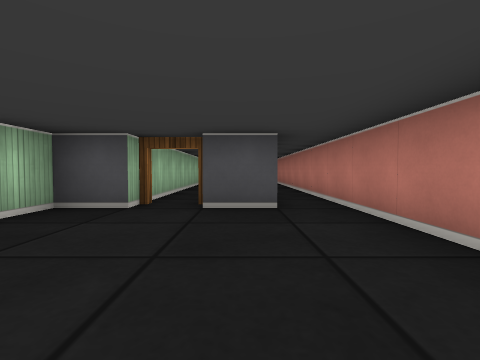
view 1 (above)

16 first-person views from a walk through a cub3D maze. The camera is about half as high as the walls, tilts 2° down and sees 85° across. The floor is counted in squares. Each view is taken from the middle of a square. On the plan, view 1 faces up. The plan holds only what a view shows up to about 9 squares ahead; the rest is blank.

view 2
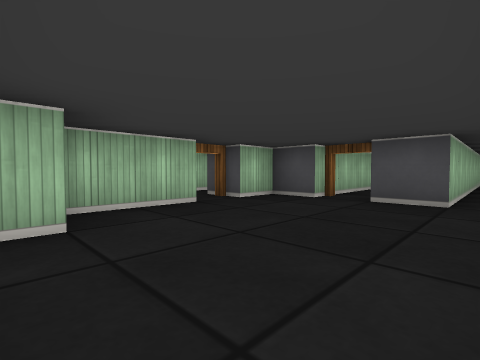

view 3
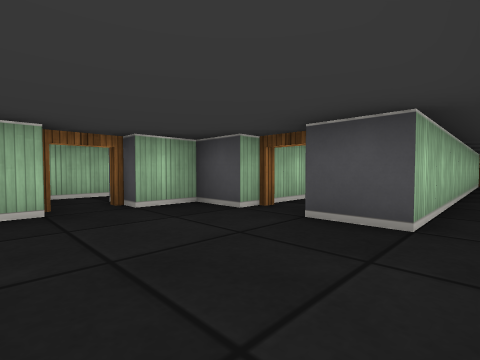

view 4
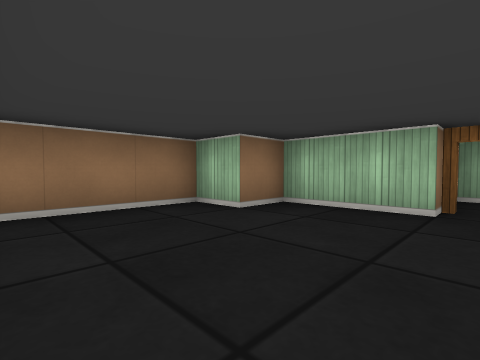

view 5
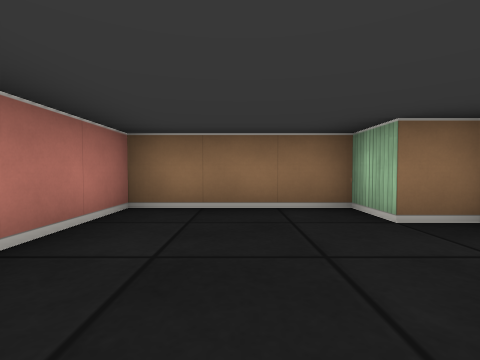

view 6
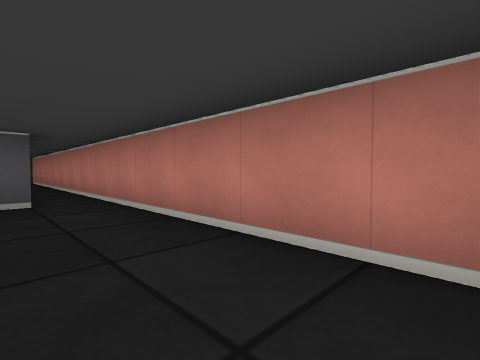

view 7
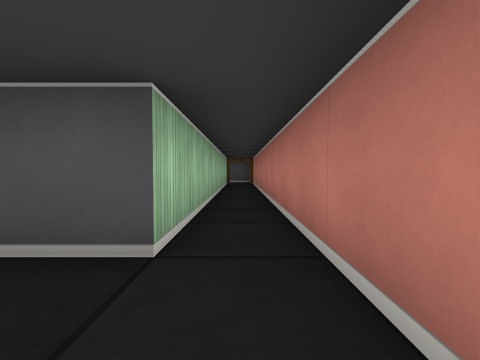

view 8
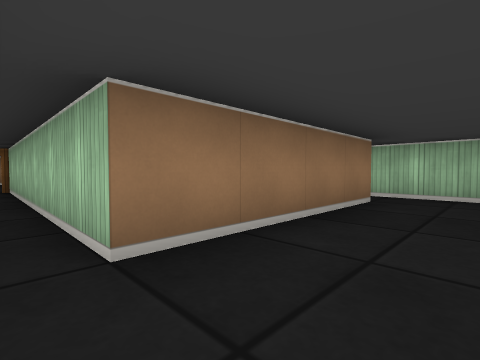

view 9
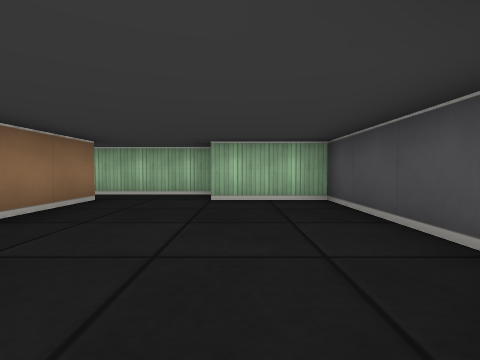

view 10
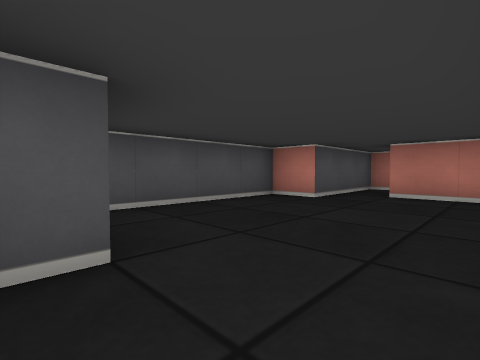

view 11
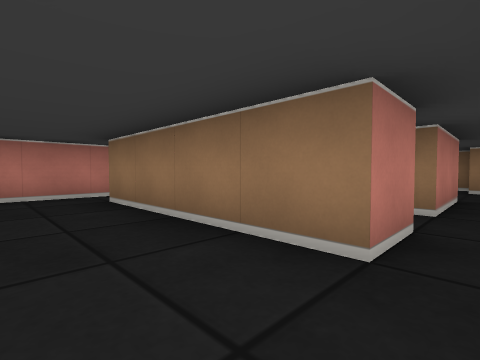

view 12
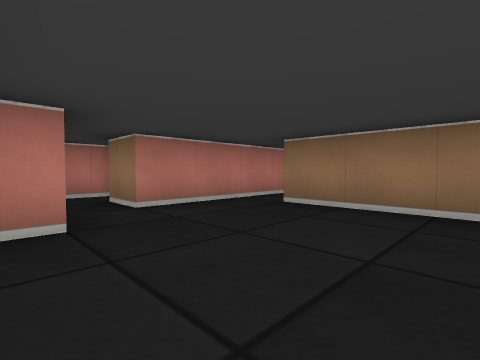

view 13
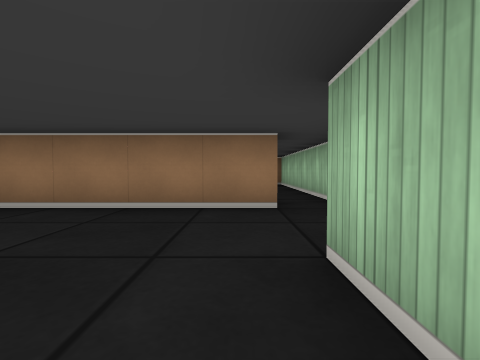

view 14
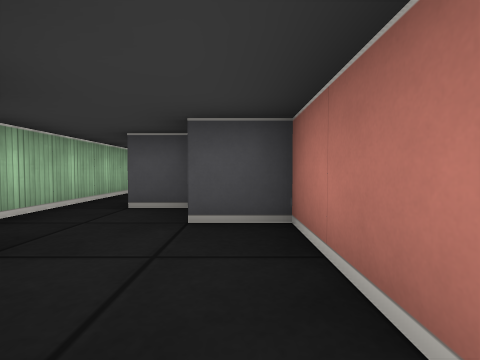

view 15
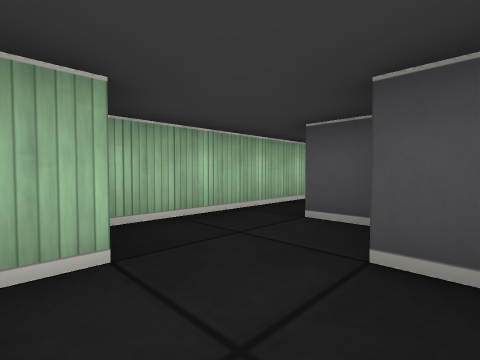

view 16
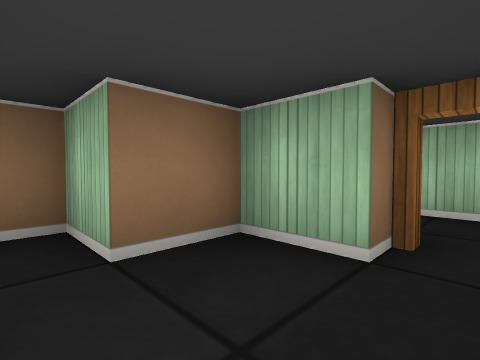

### Floor plan
Points are (right, up) in squares from view 1. A wall is a line through its corners. A room is listed if a view was taken in it or the views show most of it. See-through windows are left out.
Room 1 (views 1, 2, 3, 4, 5, 6, 7)
walls: (-1.5, 3.5) (-2.5, 3.5) (-2.5, 2.5); (-2.5, 1.5) (-2.5, -0.5) (-1.5, -0.5) (-1.5, -1.5) (1.5, -1.5) (1.5, 12); (0.5, 11.8) (0.5, 3.5) (-0.5, 3.5)
ways out: open door at (-1, 4) to room 2; open door at (1, 12) to room 2; open door at (-3, 2) to room 3
Room 2 (views 8, 9, 10, 11, 12, 13)
walls: (-5.5, 10.5) (-1.5, 10.5) (-1.5, 3.5); (-0.5, 9) (-0.5, 12.5) (0.5, 12.5); (-6.5, 12.5) (-6.5, 10.5); (1.5, 12) (1.5, 13.5) (-1.5, 13.5) (-1.5, 14.5) (-5.5, 14.5) (-5.5, 12.5) (-6, 12.5)
ways out: open door at (-1, 4) to room 1; open door at (1, 12) to room 1; opening at (-6, 10) to room 3
Room 3 (views 14, 15)
walls: (-4.6, 6.5) (-5.5, 6.5) (-5.5, 8.5); (-5.5, 4.6) (-5.5, 4); (-4.5, 3.4) (-4.5, 1.5) (-2.5, 1.5); (-3.5, 3.5) (-3.5, 5.5) (-4.5, 5.5); (-5.5, 9.4) (-5.5, 10.5); (-6.5, 10.5) (-6.5, 4.8)
ways out: open door at (-3, 2) to room 1; opening at (-6, 10) to room 2; open door at (-5, 9) to room 4
Room 4 (view 16)
walls: (-4.5, 8.5) (-4.5, 7.5) (-3.5, 7.5) (-3.5, 6.5) (-3, 6.5)
ways out: open door at (-5, 9) to room 3

Where each view was taken, in squares from view 1:
view 1: 0 up, 0 right, facing up
view 2: 1 down, 1 right, facing up-left
view 3: 1 up, 1 right, facing up-left
view 4: 2 up, 1 right, facing down-left
view 5: 2 up, 0 right, facing down
view 6: 1 down, 0 right, facing up-right
view 7: 2 up, 1 right, facing up
view 8: 12 up, 1 left, facing down-left
view 9: 13 up, 1 left, facing left
view 10: 11 up, 6 left, facing up-right
view 11: 12 up, 6 left, facing down-right
view 12: 14 up, 4 left, facing down-right
view 13: 14 up, 5 left, facing down
view 14: 3 up, 4 left, facing up
view 15: 4 up, 4 left, facing up-left
view 16: 9 up, 3 left, facing down-left
